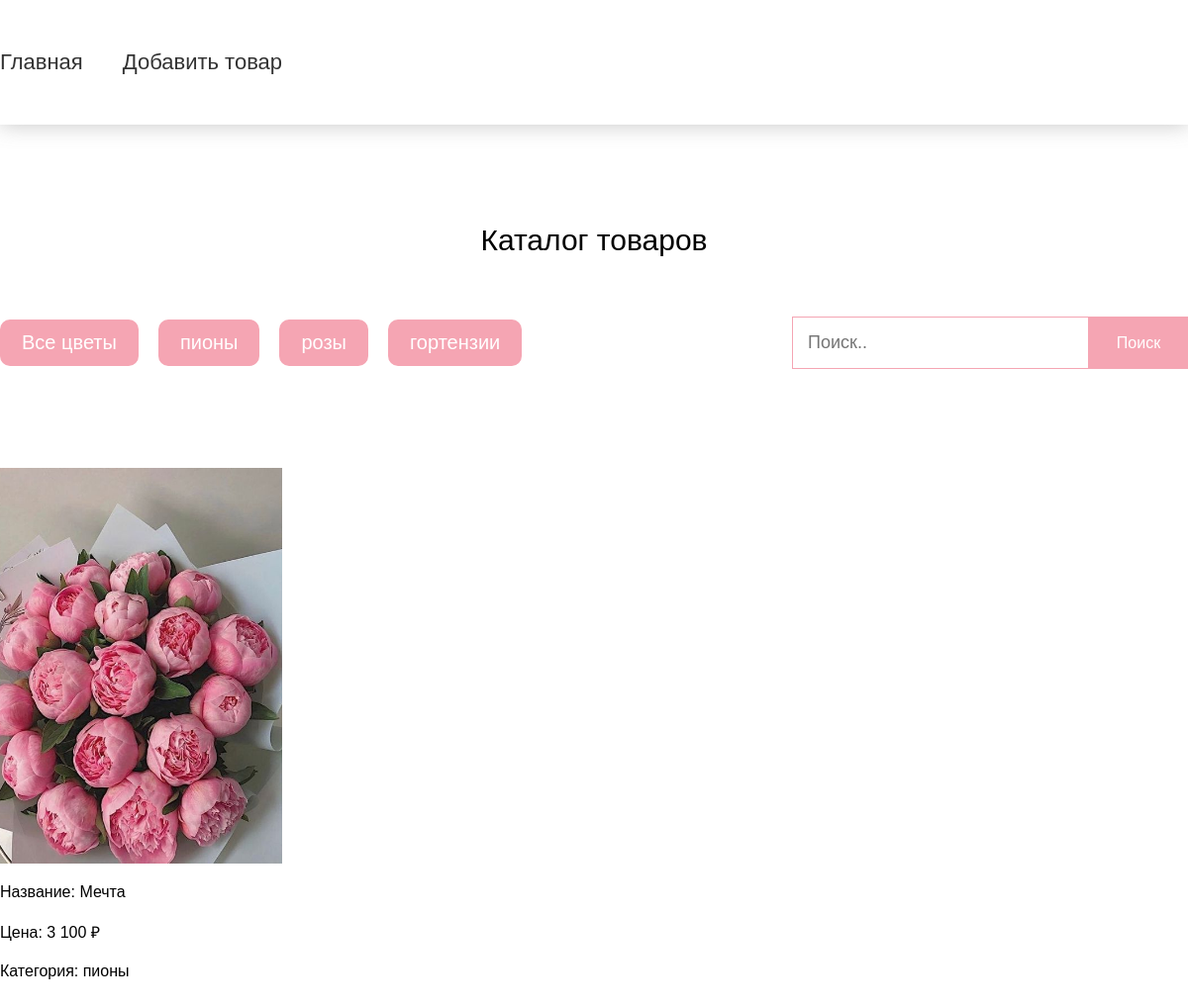
The app's page /?page=home&cat=1 with its own data.
### tables this page shows
CREATE TABLE `category` (
  `id` int(11) NOT NULL,
  `name` varchar(255) NOT NULL
);

CREATE TABLE `tovars` (
  `id` int(11) NOT NULL,
  `name` varchar(255) NOT NULL,
  `price` varchar(255) NOT NULL,
  `img` varchar(1000) NOT NULL,
  `category_id` int(11) NOT NULL
);

### pages/home.php (the view, shortened to what this page needs)
<div class="catalog container">
    <h2>Каталог товаров</h2>
    <div class="catalog-block">
        <div class="category">
            <a href="?page=home">Все цветы</a>
            <?
            $sql = "SELECT * FROM `category`";
            $res_cat = $connect->query($sql);
            foreach ($res_cat as $cat) { ?>
                <a href="?page=home&cat=<?= $cat['id'] ?>"><?= $cat['name'] ?></a>
            <? } ?>
        </div>
        <form method="post" class="search" name="search">
            <input class="search-input" type="text" name="name" placeholder="Поиск.." value="<? if (isset($_POST['search']))
                echo $_POST['name'] ?>">
                <input type="submit" value="Поиск" name="search" class="search-btn">
            </form>
        </div>
    </div>
    <div class="cards container">
        <?php
            $dopSql = "";
            if (isset($_GET['cat'])) {
                $cat_id = $_GET['cat'];
                $dopSql .= (empty($dopSql) ? "WHERE " : "AND ") . "category_id = $cat_id";
            }
            $sql = "SELECT * FROM `tovars` $dopSql";
            $result = $connect->query($sql);
            if ($res == 0) { ?>
    <? }
            foreach ($result as $tovar) {
                $id = $tovar['id'] ?>
        <div class="card">
            <img src="<?= $tovar['img'] ?>" alt="img">
            <p>Название: <?= $tovar['name'] ?></p>
            <p>Цена: <?= $tovar['price'] ?> ₽</p>
            <?
            $id_cat = $tovar['category_id'];
            $sql = "SELECT * FROM `category` WHERE `id`='$id_cat'";
            $res_cat = $connect->query($sql)->fetch(2);
            ?>
            <p>Категория: <?= $res_cat['name'] ?></p>
        </div>
    <? }
            ?>
</div>

### assets/css/style.css (style rules this page uses)
* { box-sizing: border-box; margin: 0; padding: 0; }
body { font-family: sans-serif; }
.container { width: 1200px; margin: 0 auto; }
a { color: #333; text-decoration: none; }
.catalog { padding: 100px 0; display: flex; flex-direction: column; gap: 60px; }
.catalog h2 { text-align: center; font-size: 30px; font-weight: 400; color: black; }
.catalog-block { display: flex; width: 100%; align-items: center; justify-content: space-between; }
.cards { display: flex; flex-wrap: wrap; justify-content: start; gap: 20px; padding-bottom: 100px; }
.card { width: 285px; display: flex; flex-direction: column; gap: 20px; }
.card img { height: 400px; object-fit: cover; }
.category { display: flex; gap: 20px; }
.category a { font-size: 20px; padding: 10px 20px; border-radius: 10px; border: 2px solid rgb(245, 165, 179); color: white; background-color: rgb(245, 165, 179); }
.search { display: flex; }
.search-input { border-radius: 0; background-color: transparent; border: 1px solid rgb(245, 165, 179); width: 300px; font-size: 18px; padding: 15px; outline: none; }
.search-btn { background-color: rgb(245, 165, 179); color: white; border: none; width: 100px; padding: 15px; font-size: 16px; }

### records on screen
category: name "пионы"
category: name "розы"
category: name "гортензии"
tovars: img (picture), name "Мечта", price "3 100", category.name "пионы"
